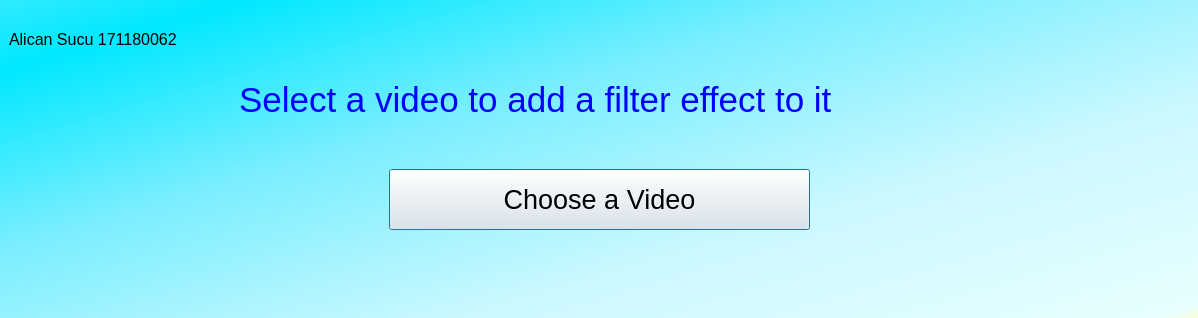
<?xml version="1.0" encoding="UTF-8"?>
<ui version="4.0">
 <class>Dialog</class>
 <widget class="QDialog" name="Dialog">
  <property name="geometry">
   <rect>
    <x>0</x>
    <y>0</y>
    <width>1198</width>
    <height>318</height>
   </rect>
  </property>
  <property name="windowTitle">
   <string>Filter_Adder</string>
  </property>
  <property name="autoFillBackground">
   <bool>false</bool>
  </property>
  <property name="styleSheet">
   <string notr="true"/>
  </property>
  <widget class="QWidget" name="bg_widget" native="true">
   <property name="geometry">
    <rect>
     <x>-1</x>
     <y>-1</y>
     <width>1200</width>
     <height>320</height>
    </rect>
   </property>
   <property name="styleSheet">
    <string notr="true">QWidget#bg_widget{
background-color:qlineargradient(spread:reflect, x1:0.068, y1:0.153, x2:1, y2:1, stop:0 rgba(0, 232, 255, 255), stop:0.293532 rgba(121, 238, 255, 255), stop:0.626866 rgba(201, 248, 255, 255), stop:0.975124 rgba(232, 254, 255, 255), stop:1 rgba(255, 255, 209, 255))}</string>
   </property>
   <widget class="QLabel" name="label">
    <property name="geometry">
     <rect>
      <x>240</x>
      <y>70</y>
      <width>741</width>
      <height>61</height>
     </rect>
    </property>
    <property name="font">
     <font>
      <family>MS Shell Dlg 2</family>
      <pointsize>26</pointsize>
      <weight>50</weight>
      <italic>false</italic>
      <bold>false</bold>
     </font>
    </property>
    <property name="styleSheet">
     <string notr="true">font: 26pt &quot;MS Shell Dlg 2&quot;;
color: rgb(0, 0, 255);</string>
    </property>
    <property name="text">
     <string>Select a video to add a filter effect to it</string>
    </property>
   </widget>
   <widget class="QPushButton" name="video_button">
    <property name="enabled">
     <bool>true</bool>
    </property>
    <property name="geometry">
     <rect>
      <x>390</x>
      <y>170</y>
      <width>421</width>
      <height>61</height>
     </rect>
    </property>
    <property name="font">
     <font>
      <pointsize>20</pointsize>
     </font>
    </property>
    <property name="text">
     <string>Choose a Video</string>
    </property>
    <property name="autoDefault">
     <bool>false</bool>
    </property>
    <property name="default">
     <bool>true</bool>
    </property>
    <property name="flat">
     <bool>false</bool>
    </property>
   </widget>
   <widget class="QLabel" name="label_2">
    <property name="geometry">
     <rect>
      <x>10</x>
      <y>250</y>
      <width>1181</width>
      <height>41</height>
     </rect>
    </property>
    <property name="font">
     <font>
      <family>MS Shell Dlg 2</family>
      <pointsize>12</pointsize>
      <weight>50</weight>
      <italic>false</italic>
      <bold>false</bold>
     </font>
    </property>
    <property name="styleSheet">
     <string notr="true">font: 12pt &quot;MS Shell Dlg 2&quot;;
color: rgb(0, 0, 0);</string>
    </property>
    <property name="text">
     <string/>
    </property>
   </widget>
   <widget class="QLabel" name="label_3">
    <property name="geometry">
     <rect>
      <x>10</x>
      <y>10</y>
      <width>211</width>
      <height>61</height>
     </rect>
    </property>
    <property name="font">
     <font>
      <family>MS Shell Dlg 2</family>
      <pointsize>12</pointsize>
      <weight>50</weight>
      <italic>false</italic>
      <bold>false</bold>
     </font>
    </property>
    <property name="styleSheet">
     <string notr="true">font: 12pt &quot;MS Shell Dlg 2&quot;;
color: rgb(0, 0, 0);</string>
    </property>
    <property name="text">
     <string>Alican Sucu 171180062</string>
    </property>
   </widget>
  </widget>
 </widget>
 <resources/>
 <connections/>
</ui>
